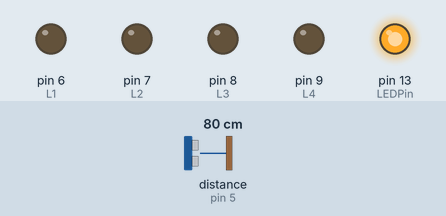
Recording of a sketch running on a simulated Arduino Uno, built with avr-gcc and run on an emulated ATmega328P. On the bench: output pins drawn as LEDs (lit = HIGH). Wiring (inferred from the names in the program): ultrasonic range finder: trigger pin 4; echo pin 5. The inputs (shaded band) are chosen by the test bench; at power-on: distance to the obstacle (sensor on pin 5) 80 cm. The echo pulse lasts 58.3 µs per cm; pins used as bus, display or sensor lines are not drawn; what the sketch prints to the serial monitor is not drawn.

Above: at 1.2 s.
1.3 s: distance to the obstacle (sensor on pin 5) set to 64 cm
2.8 s: distance to the obstacle (sensor on pin 5) set to 56 cm
At 3.6 s:
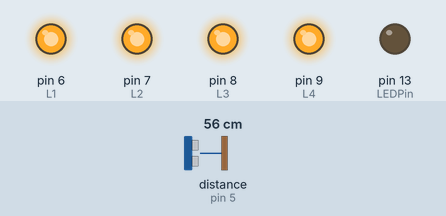
4.3 s: distance to the obstacle (sensor on pin 5) set to 46 cm
At 5.5 s:
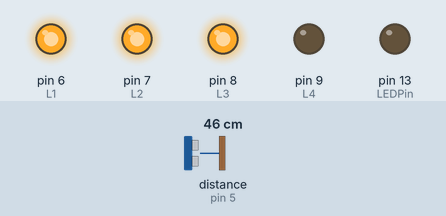
5.8 s: distance to the obstacle (sensor on pin 5) set to 38 cm
At 7.0 s:
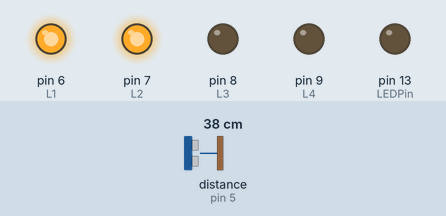
7.3 s: distance to the obstacle (sensor on pin 5) set to 2 cm
At 7.6 s:
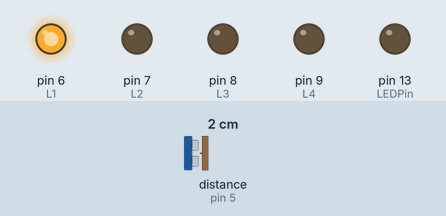
8.8 s: distance to the obstacle (sensor on pin 5) set to 35 cm
At 10.2 s:
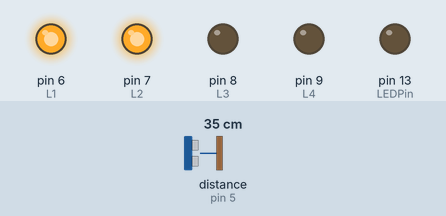
Timing chart, 0 to 11.3 s (numbered marks = the images above; inputs shaded):
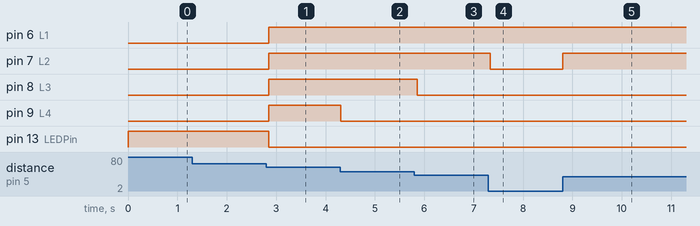

The sketch:

sonar.ino
```cpp
#define echoPin 5 //echopin
#define trigPin 4 //trigger Pin
#define LEDPin 13 //alert light

#define L1 6
#define L2 7
#define L3 8
#define L4 9

int maxRange = 60;
int minRange = 0;
int base = 10;
long duration, distance;

void setup() {
  // put your setup code here, to run once:
  Serial.begin(9600);
  pinMode(trigPin, OUTPUT);
  pinMode(echoPin, INPUT);
  pinMode(LEDPin, OUTPUT);
  pinMode(L1, OUTPUT);
  pinMode(L2, OUTPUT);
  pinMode(L3, OUTPUT);
  pinMode(L4, OUTPUT);
 }

/* FUNCTIONS */
int based(int distance){
    int x;
    x = distance / base;
    return x;
 }

void uno(void){
   digitalWrite(L1,HIGH);
   digitalWrite(L2,LOW);
   digitalWrite(L3,LOW);
   digitalWrite(L4,LOW);
}
void dos(void){
  digitalWrite(L1,HIGH);
  digitalWrite(L2,HIGH);
  digitalWrite(L3,LOW);
  digitalWrite(L4, LOW);
}
void tres(void){
  digitalWrite(L1,HIGH);
  digitalWrite(L2,HIGH);
  digitalWrite(L3,HIGH);
  digitalWrite(L4, LOW);
  }
void quat(void){
  digitalWrite(L1,HIGH);
  digitalWrite(L2,HIGH);
  digitalWrite(L3,HIGH);
  digitalWrite(L4,HIGH);
}

/* END FUNCTIONS */

void loop() {
  // put your main code here, to run repeatedly:
  digitalWrite(trigPin, LOW);
  delayMicroseconds(2);

  digitalWrite(trigPin,HIGH);
  delayMicroseconds(10);
  digitalWrite(trigPin, LOW);

  duration = pulseIn(echoPin, HIGH); //starts timing when LOW to HIGH -- then times until push LOW

  //distance in cm based on the speed of sound
  distance = duration/58.2;


  int nDist = based(distance);

  if (distance >= maxRange || distance <= minRange){
    Serial.print("-1");
    digitalWrite(LEDPin, HIGH);
    digitalWrite(L1,LOW);
    digitalWrite(L2,LOW);
    digitalWrite(L3,LOW);
    digitalWrite(L4,LOW);
  }
  else {
    Serial.println(distance);
    digitalWrite(LEDPin,LOW);
    if(nDist <= 2){
      uno();
    }
    if(nDist >2 && nDist<=3){
      dos();
    }
    if(nDist >3 && nDist<=4){
      tres();
    }
    if(nDist >4 && nDist<=5){
      quat();
    }
  }
  delay(50);
}
```

Measured:
- the behaviour switches between 61 and 60 cm on distance to the obstacle (sensor on pin 5) (found by bisection; images 0 and 1)
- the behaviour switches between 51 and 50 cm on distance to the obstacle (sensor on pin 5) (found by bisection; images 1 and 2)
- the behaviour switches between 41 and 40 cm on distance to the obstacle (sensor on pin 5) (found by bisection; images 2 and 3)
- after the input at 1.3 s, every drawn part: stays the same
- after the input at 2.8 s, pin 6 (L1), pin 7 (L2), pin 8 (L3), pin 9 (L4): LOW → HIGH after 0.05 s; pin 13 (LEDPin): HIGH → LOW after 0.05 s
- after the input at 4.3 s, pin 9 (L4): HIGH → LOW at once
- after the input at 5.8 s, pin 8 (L3): HIGH → LOW after 0.05 s
- after the input at 7.3 s, pin 7 (L2): HIGH → LOW at once
- after the input at 8.8 s, pin 7 (L2): LOW → HIGH at once
